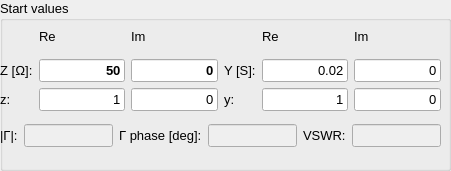
  <widget class="QGroupBox" name="gbStart">
   <property name="geometry">
    <rect>
     <x>10</x>
     <y>300</y>
     <width>451</width>
     <height>171</height>
    </rect>
   </property>
   <property name="font">
    <font>
     <pointsize>10</pointsize>
    </font>
   </property>
   <property name="title">
    <string>Start values</string>
   </property>
   <widget class="QWidget" name="gridLayoutWidget_3">
    <property name="geometry">
     <rect>
      <x>0</x>
      <y>20</y>
      <width>441</width>
      <height>91</height>
     </rect>
    </property>
    <property name="font">
     <font>
      <pointsize>10</pointsize>
     </font>
    </property>
    <layout class="QGridLayout" name="gridLayout_3">
     <item row="1" column="3">
      <widget class="QLabel" name="lblY">
       <property name="font">
        <font>
         <pointsize>10</pointsize>
        </font>
       </property>
       <property name="text">
        <string>Y [S]:</string>
       </property>
      </widget>
     </item>
     <item row="0" column="1">
      <widget class="QLabel" name="label">
       <property name="font">
        <font>
         <pointsize>10</pointsize>
        </font>
       </property>
       <property name="text">
        <string>Re</string>
       </property>
      </widget>
     </item>
     <item row="2" column="0">
      <widget class="QLabel" name="lblZnorm">
       <property name="font">
        <font>
         <pointsize>10</pointsize>
        </font>
       </property>
       <property name="text">
        <string>z:</string>
       </property>
      </widget>
     </item>
     <item row="1" column="1">
      <widget class="QLineEdit" name="leZRe">
       <property name="font">
        <font>
         <family>MS Shell Dlg 2</family>
         <pointsize>10</pointsize>
         <weight>75</weight>
         <italic>false</italic>
         <bold>true</bold>
        </font>
       </property>
       <property name="styleSheet">
        <string notr="true"/>
       </property>
       <property name="text">
        <string>50</string>
       </property>
       <property name="alignment">
        <set>Qt::AlignRight|Qt::AlignTrailing|Qt::AlignVCenter</set>
       </property>
      </widget>
     </item>
     <item row="1" column="2">
      <widget class="QLineEdit" name="leZIm">
       <property name="font">
        <font>
         <family>MS Shell Dlg 2</family>
         <pointsize>10</pointsize>
         <weight>75</weight>
         <italic>false</italic>
         <bold>true</bold>
        </font>
       </property>
       <property name="styleSheet">
        <string notr="true"/>
       </property>
       <property name="text">
        <string>0</string>
       </property>
       <property name="alignment">
        <set>Qt::AlignRight|Qt::AlignTrailing|Qt::AlignVCenter</set>
       </property>
      </widget>
     </item>
     <item row="2" column="2">
      <widget class="QLineEdit" name="leZnormIm">
       <property name="font">
        <font>
         <family>MS Shell Dlg 2</family>
         <pointsize>10</pointsize>
         <weight>50</weight>
         <italic>false</italic>
         <bold>false</bold>
        </font>
       </property>
       <property name="styleSheet">
        <string notr="true">font: 10pt &quot;MS Shell Dlg 2&quot;;</string>
       </property>
       <property name="text">
        <string>0</string>
       </property>
       <property name="alignment">
        <set>Qt::AlignRight|Qt::AlignTrailing|Qt::AlignVCenter</set>
       </property>
      </widget>
     </item>
     <item row="1" column="4">
      <widget class="QLineEdit" name="leYRe">
       <property name="font">
        <font>
         <family>MS Shell Dlg 2</family>
         <pointsize>10</pointsize>
         <weight>50</weight>
         <italic>false</italic>
         <bold>false</bold>
        </font>
       </property>
       <property name="styleSheet">
        <string notr="true">font: 10pt &quot;MS Shell Dlg 2&quot;;</string>
       </property>
       <property name="text">
        <string>0.02</string>
       </property>
       <property name="alignment">
        <set>Qt::AlignRight|Qt::AlignTrailing|Qt::AlignVCenter</set>
       </property>
      </widget>
     </item>
     <item row="2" column="1">
      <widget class="QLineEdit" name="leZnormRe">
       <property name="font">
        <font>
         <family>MS Shell Dlg 2</family>
         <pointsize>10</pointsize>
         <weight>50</weight>
         <italic>false</italic>
         <bold>false</bold>
        </font>
       </property>
       <property name="styleSheet">
        <string notr="true">font: 10pt &quot;MS Shell Dlg 2&quot;;</string>
       </property>
       <property name="text">
        <string>1</string>
       </property>
       <property name="alignment">
        <set>Qt::AlignRight|Qt::AlignTrailing|Qt::AlignVCenter</set>
       </property>
      </widget>
     </item>
     <item row="1" column="0">
      <widget class="QLabel" name="lblZ">
       <property name="font">
        <font>
         <pointsize>10</pointsize>
        </font>
       </property>
       <property name="text">
        <string>Z [Ω]:</string>
       </property>
      </widget>
     </item>
     <item row="0" column="2">
      <widget class="QLabel" name="label_5">
       <property name="font">
        <font>
         <pointsize>10</pointsize>
        </font>
       </property>
       <property name="text">
        <string>Im</string>
       </property>
      </widget>
     </item>
     <item row="1" column="5">
      <widget class="QLineEdit" name="leYIm">
       <property name="font">
        <font>
         <family>MS Shell Dlg 2</family>
         <pointsize>10</pointsize>
         <weight>50</weight>
         <italic>false</italic>
         <bold>false</bold>
        </font>
       </property>
       <property name="styleSheet">
        <string notr="true">font: 10pt &quot;MS Shell Dlg 2&quot;;</string>
       </property>
       <property name="text">
        <string>0</string>
       </property>
       <property name="alignment">
        <set>Qt::AlignRight|Qt::AlignTrailing|Qt::AlignVCenter</set>
       </property>
      </widget>
     </item>
     <item row="2" column="3">
      <widget class="QLabel" name="lblYnorm">
       <property name="font">
        <font>
         <pointsize>10</pointsize>
        </font>
       </property>
       <property name="text">
        <string>y:</string>
       </property>
      </widget>
     </item>
     <item row="2" column="4">
      <widget class="QLineEdit" name="leYnormRe">
       <property name="font">
        <font>
         <family>MS Shell Dlg 2</family>
         <pointsize>10</pointsize>
         <weight>50</weight>
         <italic>false</italic>
         <bold>false</bold>
        </font>
       </property>
       <property name="styleSheet">
        <string notr="true">font: 10pt &quot;MS Shell Dlg 2&quot;;</string>
       </property>
       <property name="text">
        <string>1</string>
       </property>
       <property name="alignment">
        <set>Qt::AlignRight|Qt::AlignTrailing|Qt::AlignVCenter</set>
       </property>
      </widget>
     </item>
     <item row="2" column="5">
      <widget class="QLineEdit" name="leYnormIm">
       <property name="font">
        <font>
         <family>MS Shell Dlg 2</family>
         <pointsize>10</pointsize>
         <weight>50</weight>
         <italic>false</italic>
         <bold>false</bold>
        </font>
       </property>
       <property name="styleSheet">
        <string notr="true">font: 10pt &quot;MS Shell Dlg 2&quot;;</string>
       </property>
       <property name="text">
        <string>0</string>
       </property>
       <property name="alignment">
        <set>Qt::AlignRight|Qt::AlignTrailing|Qt::AlignVCenter</set>
       </property>
      </widget>
     </item>
     <item row="0" column="4">
      <widget class="QLabel" name="label_2">
       <property name="font">
        <font>
         <pointsize>10</pointsize>
        </font>
       </property>
       <property name="text">
        <string>Re</string>
       </property>
      </widget>
     </item>
     <item row="0" column="5">
      <widget class="QLabel" name="label_3">
       <property name="font">
        <font>
         <pointsize>10</pointsize>
        </font>
       </property>
       <property name="text">
        <string>Im</string>
       </property>
      </widget>
     </item>
    </layout>
   </widget>
   <widget class="QWidget" name="horizontalLayoutWidget_2">
    <property name="geometry">
     <rect>
      <x>0</x>
      <y>110</y>
      <width>441</width>
      <height>51</height>
     </rect>
    </property>
    <property name="font">
     <font>
      <pointsize>10</pointsize>
     </font>
    </property>
    <layout class="QHBoxLayout" name="horizontalLayout_2">
     <item>
      <widget class="QLabel" name="lblGammaAbs">
       <property name="font">
        <font>
         <pointsize>10</pointsize>
        </font>
       </property>
       <property name="text">
        <string>|Γ|:</string>
       </property>
      </widget>
     </item>
     <item>
      <widget class="QLineEdit" name="leGammaAbs">
       <property name="enabled">
        <bool>false</bool>
       </property>
       <property name="font">
        <font>
         <family>MS Shell Dlg 2</family>
         <pointsize>10</pointsize>
         <weight>50</weight>
         <italic>false</italic>
         <bold>false</bold>
        </font>
       </property>
       <property name="styleSheet">
        <string notr="true"/>
       </property>
      </widget>
     </item>
     <item>
      <widget class="QLabel" name="lblGammaAngle">
       <property name="font">
        <font>
         <pointsize>10</pointsize>
        </font>
       </property>
       <property name="text">
        <string>Γ phase [deg]:</string>
       </property>
      </widget>
     </item>
     <item>
      <widget class="QLineEdit" name="leGammaAngle">
       <property name="enabled">
        <bool>false</bool>
       </property>
       <property name="font">
        <font>
         <family>MS Shell Dlg 2</family>
         <pointsize>10</pointsize>
         <weight>50</weight>
         <italic>false</italic>
         <bold>false</bold>
        </font>
       </property>
       <property name="styleSheet">
        <string notr="true"/>
       </property>
      </widget>
     </item>
     <item>
      <widget class="QLabel" name="lblVSWR">
       <property name="font">
        <font>
         <pointsize>10</pointsize>
        </font>
       </property>
       <property name="text">
        <string>VSWR:</string>
       </property>
      </widget>
     </item>
     <item>
      <widget class="QLineEdit" name="leVSWR">
       <property name="enabled">
        <bool>false</bool>
       </property>
       <property name="font">
        <font>
         <family>MS Shell Dlg 2</family>
         <pointsize>10</pointsize>
         <weight>75</weight>
         <italic>false</italic>
         <bold>true</bold>
        </font>
       </property>
       <property name="styleSheet">
        <string notr="true"/>
       </property>
      </widget>
     </item>
    </layout>
   </widget>
  </widget>
